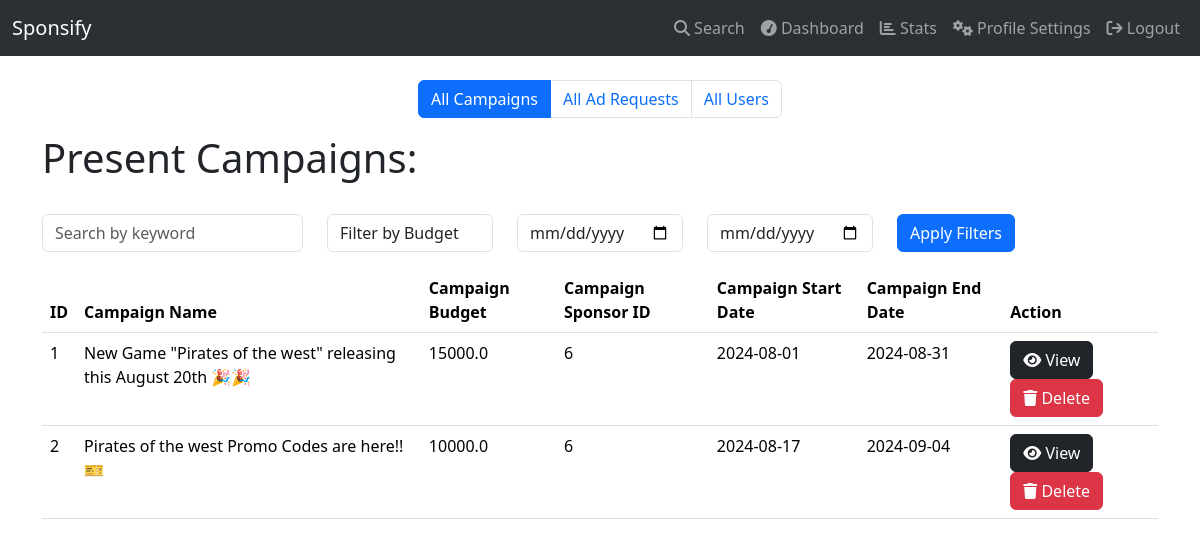
Screenshot of /home (signed in) with the database file from the repository.
### models.py (models this page shows)
class Campaign(db.Model):
    __tablename__ = 'campaign'
    id = db.Column(db.Integer, primary_key=True)
    sponsor_id = db.Column(db.Integer, db.ForeignKey('sponsor.id'), nullable=False)
    name = db.Column(db.String(100), nullable=False)
    description = db.Column(db.Text, nullable=False)
    start_date = db.Column(db.Date, nullable=False)
    end_date = db.Column(db.Date, nullable=False)
    budget = db.Column(db.Float, nullable=False)
    ad_requests = db.relationship('AdRequest', backref='campaign', lazy=True, cascade='all, delete-orphan')

### routes.py (the view, shortened to what this page needs)
@app.route('/home')
@auth
def home():
    user = User.query.get(session['user_id'])
    if user.role == 'admin':
        campaigns = Campaign.query.all()
        user = User.query.get(session['user_id'])
        return render_template('admin_dashboard.html', user=user, campaigns=campaigns)

### routes.py (called while the page is built)
def auth(func):
    @wraps(func)
    def inner_auth(*args, **kwargs):
        if 'user_id' in session:
            return func(*args, **kwargs)
        else:
            flash('Please login first')
            return redirect(url_for('login'))
    return inner_auth

@app.context_processor
def inject_user():
    return dict(get_current_user=get_current_user)

### user_role.py (called while the page is built)
def get_current_user():
    if 'user_id' in session:
        return User.query.get(session['user_id'])
    return None

### templates/admin_dashboard.html (shortened to what this page needs)
{% extends 'layout.html' %}
{% block content %}
<br>
<nav aria-label="...">
    <ul class="pagination justify-content-center">
        <li class="page-item active"><a class="page-link" href="{{ url_for('admin_dashboard') }}">All Campaigns</a></li>
        <li class="page-item"><a class="page-link" href="{{ url_for('admin_ad_request') }}">All Ad Requests</a></li>
        <li class="page-item"><a class="page-link" href="{{ url_for('all_users') }}">All Users</a></li>
    </ul>
</nav>
<h1 class="display-10">Present Campaigns:</h1><br>
<form method="GET" action="{{ url_for('admin_dashboard') }}">
    <div class="row mb-3">
        <div class="col-md-3">
            <input type="text" class="form-control" name="search" placeholder="Search by keyword" value="{{ request.args.get('search', '') }}">
        </div>
        <div class="col-md-2">
            <select class="form-control" name="budget_order">
                <option value="">Filter by Budget</option>
            </select>
        </div>
        <div class="col-md-2">
            <input type="date" class="form-control" name="start_date" placeholder="Start Date" value="{{ request.args.get('start_date', '') }}">
        </div>
        <div class="col-md-2">
            <input type="date" class="form-control" name="end_date" placeholder="End Date" value="{{ request.args.get('end_date', '') }}">
        </div>
        <div class="col-md-3">
            <button type="submit" class="btn btn-primary">Apply Filters</button>
        </div>
    </div>
</form>
<table class="table" id="campaignTable">
    <thead>
        <tr>
            <th>ID</th>
            <th>Campaign Name</th>
            <th>Campaign Budget</th>
            <th>Campaign Sponsor ID</th>
            <th>Campaign Start Date</th>
            <th>Campaign End Date</th>
            <th>Action</th>
        </tr>
    </thead>
    <tbody>
        {% for campaign in campaigns %}
        <tr>
            <td>{{ campaign.id }}</td>
            <td>{{ campaign.name }}</td>
            <td>{{ campaign.budget }}</td>
            <td>{{ campaign.sponsor_id }}</td>
            <td>{{ campaign.start_date }}</td>
            <td>{{ campaign.end_date }}</td>
            <td>
                <a href="{{ url_for('view_campaign_admin', id=campaign.id) }}" class="btn btn-dark">
                    <i class="fa fa-eye"></i> View
                </a>
                <form action="{{ url_for('delete_campaign_admin', id=campaign.id) }}" method="post" style="display: inline;" onsubmit="return confirm('Are you sure you want to delete this ad Campaign?');">
                    <button type="submit" class="btn btn-danger">
                        <i class="fa fa-trash"></i> Delete
                    </button>
                </form>
            </td>
        </tr>
        {% endfor %}
    </tbody>
</table>
{% endblock %}

### rows the page displays
Campaign: id "1", name "New Game \"Pirates of the west\" releasing this August 20th 🎉🎉", budget "15000.0", sponsor_id "6", start_date "2024-08-01", end_date "2024-08-31"
Campaign: id "2", name "Pirates of the west Promo Codes are here!!🎫", budget "10000.0", sponsor_id "6", start_date "2024-08-17", end_date "2024-09-04"
